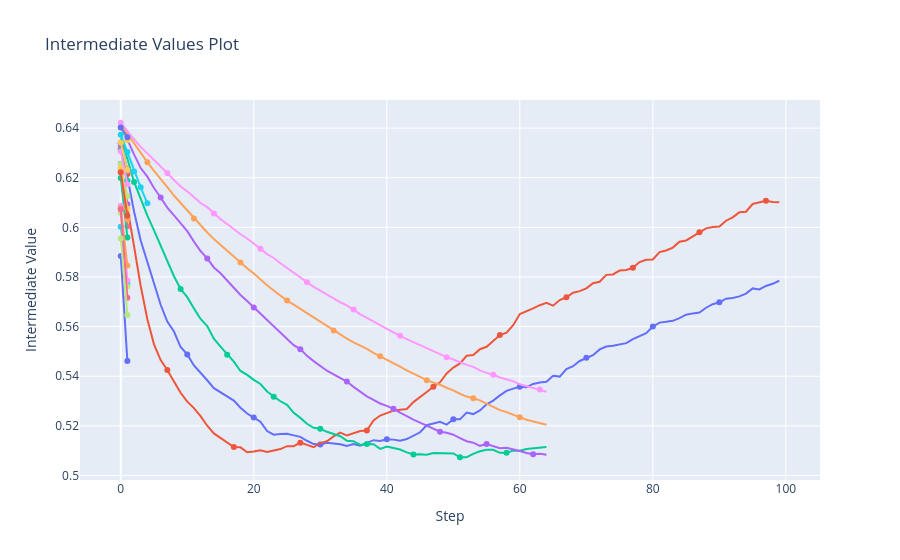
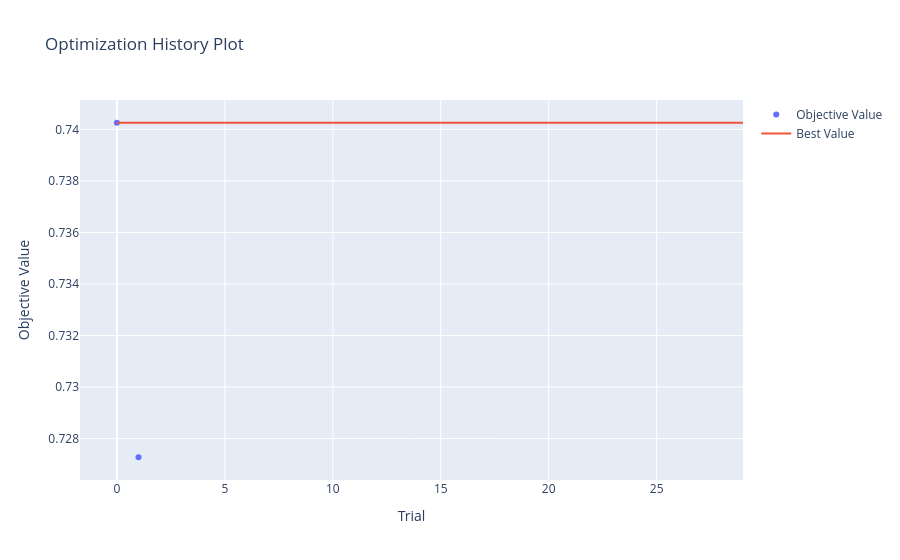

Source (notebook cell) for these figures, in order:
### Code cell
from optuna.visualization import plot_intermediate_values, plot_optimization_history

plot_intermediate_values(study_xgb).show()

plot_optimization_history(study_xgb).show()

### Figure 1 — Plotly figure (JSON) as saved in the notebook; plotly's stock layout.template omitted (floating-point values rounded to 4 significant figures)
{"data": [{"marker": {"maxdisplayed": 10}, "mode": "lines+markers", "name": "Trial0", "type": "scatter", "x": [0, 1, 2, 3, 4, 5, 6, 7, 8, 9, 10, 11, 12, 13, 14, 15, 16, 17, 18, 19, 20, 21, 22, 23, 24, 25, 26, 27, 28, 29, 30, 31, 32, 33, 34, 35, 36, 37, 38, 39, 40, 41, 42, 43, 44, 45, 46, 47, 48, 49, 50, 51, 52, 53, 54, 55, 56, 57, 58, 59, 60, 61, 62, 63, 64, 65, 66, 67, 68, 69, 70, 71, 72, 73, 74, 75, 76, 77, 78, 79, 80, 81, 82, 83, 84, 85, 86, 87, 88, 89, 90, 91, 92, 93, 94, 95, 96, 97, 98, 99], "y": [0.6341, 0.6209, 0.6064, 0.5947, 0.586, 0.5772, 0.5688, 0.562, 0.558, 0.5518, 0.5488, 0.5443, 0.5415, 0.5384, 0.5352, 0.5336, 0.5318, 0.5302, 0.5273, 0.525, 0.5233, 0.5217, 0.5179, 0.5164, 0.5167, 0.5168, 0.5162, 0.5155, 0.514, 0.5127, 0.5125, 0.5131, 0.5129, 0.5126, 0.5119, 0.5127, 0.512, 0.5133, 0.5142, 0.5139, 0.5146, 0.5144, 0.514, 0.5147, 0.5161, 0.5174, 0.5202, 0.521, 0.5216, 0.5205, 0.5226, 0.5226, 0.5254, 0.5247, 0.5262, 0.5287, 0.5302, 0.5323, 0.5341, 0.535, 0.5357, 0.5356, 0.5369, 0.5375, 0.5378, 0.5402, 0.5398, 0.5429, 0.544, 0.5461, 0.5474, 0.5485, 0.5508, 0.552, 0.5523, 0.5529, 0.5533, 0.5549, 0.5562, 0.5573, 0.56, 0.5616, 0.5619, 0.5623, 0.5634, 0.5648, 0.5653, 0.5657, 0.5676, 0.569, 0.5698, 0.5713, 0.5715, 0.5722, 0.5733, 0.5754, 0.575, 0.5764, 0.5772, 0.5785]}, {"marker": {"maxdisplayed": 10}, "mode": "lines+markers", "name": "Trial1", "type": "scatter", "x": [0, 1, 2, 3, 4, 5, 6, 7, 8, 9, 10, 11, 12, 13, 14, 15, 16, 17, 18, 19, 20, 21, 22, 23, 24, 25, 26, 27, 28, 29, 30, 31, 32, 33, 34, 35, 36, 37, 38, 39, 40, 41, 42, 43, 44, 45, 46, 47, 48, 49, 50, 51, 52, 53, 54, 55, 56, 57, 58, 59, 60, 61, 62, 63, 64, 65, 66, 67, 68, 69, 70, 71, 72, 73, 74, 75, 76, 77, 78, 79, 80, 81, 82, 83, 84, 85, 86, 87, 88, 89, 90, 91, 92, 93, 94, 95, 96, 97, 98, 99], "y": [0.6218, 0.6081, 0.5924, 0.5763, 0.5629, 0.5528, 0.5465, 0.5425, 0.5379, 0.5333, 0.5297, 0.5271, 0.5239, 0.52, 0.517, 0.5151, 0.5133, 0.5114, 0.5113, 0.5094, 0.5096, 0.5101, 0.5095, 0.5101, 0.5106, 0.5118, 0.5118, 0.5132, 0.5123, 0.5114, 0.513, 0.5138, 0.5158, 0.5173, 0.5161, 0.517, 0.5179, 0.5181, 0.5221, 0.5242, 0.5253, 0.5261, 0.5265, 0.5268, 0.5296, 0.5318, 0.5336, 0.5358, 0.5376, 0.5411, 0.5435, 0.5452, 0.5483, 0.5485, 0.5509, 0.5519, 0.5543, 0.5566, 0.5575, 0.5606, 0.5651, 0.5661, 0.5674, 0.5686, 0.5695, 0.5684, 0.5707, 0.5718, 0.5736, 0.5743, 0.5754, 0.5775, 0.5781, 0.5808, 0.581, 0.5826, 0.5828, 0.5837, 0.586, 0.5869, 0.587, 0.59, 0.5907, 0.5918, 0.5942, 0.5947, 0.5963, 0.598, 0.5996, 0.6002, 0.6003, 0.6027, 0.604, 0.6061, 0.6063, 0.6094, 0.6099, 0.6107, 0.6103, 0.6101]}, {"marker": {"maxdisplayed": 10}, "mode": "lines+markers", "name": "Trial2", "type": "scatter", "x": [0, 1, 2, 3, 4, 5, 6, 7, 8, 9, 10, 11, 12, 13, 14, 15, 16, 17, 18, 19, 20, 21, 22, 23, 24, 25, 26, 27, 28, 29, 30, 31, 32, 33, 34, 35, 36, 37, 38, 39, 40, 41, 42, 43, 44, 45, 46, 47, 48, 49, 50, 51, 52, 53, 54, 55, 56, 57, 58, 59, 60, 61, 62, 63, 64], "y": [0.6359, 0.6276, 0.6183, 0.6111, 0.6047, 0.5988, 0.5924, 0.5859, 0.5803, 0.5751, 0.5719, 0.5673, 0.5631, 0.5602, 0.5551, 0.5519, 0.5487, 0.5458, 0.5421, 0.5405, 0.5385, 0.5369, 0.5338, 0.5317, 0.5299, 0.5285, 0.5252, 0.5232, 0.5208, 0.5192, 0.5188, 0.5176, 0.5168, 0.5158, 0.514, 0.5138, 0.5123, 0.5126, 0.5126, 0.5107, 0.5117, 0.5109, 0.5105, 0.5093, 0.5085, 0.5086, 0.5084, 0.5091, 0.509, 0.509, 0.5089, 0.5073, 0.5073, 0.5087, 0.5097, 0.5104, 0.5104, 0.5091, 0.5092, 0.51, 0.51, 0.5106, 0.5109, 0.5113, 0.5115]}, {"marker": {"maxdisplayed": 10}, "mode": "lines+markers", "name": "Trial3", "type": "scatter", "x": [0, 1, 2, 3, 4, 5, 6, 7, 8, 9, 10, 11, 12, 13, 14, 15, 16, 17, 18, 19, 20, 21, 22, 23, 24, 25, 26, 27, 28, 29, 30, 31, 32, 33, 34, 35, 36, 37, 38, 39, 40, 41, 42, 43, 44, 45, 46, 47, 48, 49, 50, 51, 52, 53, 54, 55, 56, 57, 58, 59, 60, 61, 62, 63, 64], "y": [0.6403, 0.6353, 0.6294, 0.6239, 0.6204, 0.6159, 0.612, 0.608, 0.6048, 0.6016, 0.5985, 0.5943, 0.5905, 0.5875, 0.5838, 0.5815, 0.5784, 0.5755, 0.5727, 0.5703, 0.5677, 0.5655, 0.563, 0.5603, 0.5576, 0.5553, 0.5525, 0.5509, 0.5482, 0.5461, 0.5441, 0.5422, 0.5407, 0.5393, 0.5379, 0.5357, 0.5338, 0.5319, 0.5304, 0.529, 0.528, 0.5269, 0.5253, 0.5238, 0.5225, 0.5213, 0.5202, 0.5187, 0.5176, 0.5172, 0.5164, 0.5151, 0.5138, 0.5132, 0.5119, 0.5127, 0.5117, 0.511, 0.5112, 0.5106, 0.5099, 0.509, 0.5086, 0.5088, 0.5084]}, {"marker": {"maxdisplayed": 10}, "mode": "lines+markers", "name": "Trial4", "type": "scatter", "x": [0, 1, 2, 3, 4, 5, 6, 7, 8, 9, 10, 11, 12, 13, 14, 15, 16, 17, 18, 19, 20, 21, 22, 23, 24, 25, 26, 27, 28, 29, 30, 31, 32, 33, 34, 35, 36, 37, 38, 39, 40, 41, 42, 43, 44, 45, 46, 47, 48, 49, 50, 51, 52, 53, 54, 55, 56, 57, 58, 59, 60, 61, 62, 63, 64], "y": [0.6415, 0.6376, 0.6339, 0.6302, 0.6263, 0.6228, 0.6192, 0.6162, 0.6128, 0.6098, 0.6068, 0.6036, 0.6009, 0.5979, 0.5953, 0.5929, 0.5905, 0.588, 0.5858, 0.5835, 0.5814, 0.579, 0.5766, 0.5745, 0.5724, 0.5705, 0.5688, 0.5671, 0.5654, 0.5637, 0.5622, 0.5605, 0.5585, 0.5568, 0.5552, 0.5537, 0.5524, 0.5511, 0.5494, 0.548, 0.5466, 0.5454, 0.5438, 0.5424, 0.541, 0.5396, 0.5384, 0.5374, 0.5366, 0.5354, 0.5343, 0.5329, 0.5318, 0.5311, 0.5303, 0.529, 0.5276, 0.5263, 0.5255, 0.5244, 0.5235, 0.5224, 0.5217, 0.5212, 0.5205]}, {"marker": {"maxdisplayed": 10}, "mode": "lines+markers", "name": "Trial5", "type": "scatter", "x": [0, 1], "y": [0.6003, 0.5772]}, {"marker": {"maxdisplayed": 10}, "mode": "lines+markers", "name": "Trial6", "type": "scatter", "x": [0, 1], "y": [0.6223, 0.6004]}, {"marker": {"maxdisplayed": 10}, "mode": "lines+markers", "name": "Trial7", "type": "scatter", "x": [0, 1], "y": [0.6059, 0.5761]}, {"marker": {"maxdisplayed": 10}, "mode": "lines+markers", "name": "Trial8", "type": "scatter", "x": [0, 1, 2, 3, 4, 5, 6, 7, 8, 9, 10, 11, 12, 13, 14, 15, 16, 17, 18, 19, 20, 21, 22, 23, 24, 25, 26, 27, 28, 29, 30, 31, 32, 33, 34, 35, 36, 37, 38, 39, 40, 41, 42, 43, 44, 45, 46, 47, 48, 49, 50, 51, 52, 53, 54, 55, 56, 57, 58, 59, 60, 61, 62, 63, 64], "y": [0.6422, 0.6387, 0.6355, 0.6324, 0.6298, 0.6275, 0.6246, 0.6219, 0.6191, 0.6165, 0.6145, 0.6122, 0.6098, 0.6081, 0.6056, 0.6033, 0.6013, 0.5992, 0.5972, 0.5955, 0.5933, 0.5913, 0.5892, 0.5877, 0.5855, 0.5836, 0.5816, 0.5799, 0.5779, 0.576, 0.5745, 0.5728, 0.5713, 0.5698, 0.5685, 0.5669, 0.5649, 0.5635, 0.5621, 0.5606, 0.5591, 0.5576, 0.5563, 0.5549, 0.5537, 0.5523, 0.5513, 0.5501, 0.5489, 0.5477, 0.5468, 0.5456, 0.5446, 0.5437, 0.5423, 0.5413, 0.5406, 0.5395, 0.5387, 0.538, 0.5367, 0.536, 0.5352, 0.5346, 0.5337]}, {"marker": {"maxdisplayed": 10}, "mode": "lines+markers", "name": "Trial9", "type": "scatter", "x": [0, 1], "y": [0.6402, 0.6351]}, {"marker": {"maxdisplayed": 10}, "mode": "lines+markers", "name": "Trial10", "type": "scatter", "x": [0, 1], "y": [0.6403, 0.6363]}, {"marker": {"maxdisplayed": 10}, "mode": "lines+markers", "name": "Trial11", "type": "scatter", "x": [0, 1], "y": [0.6319, 0.6215]}, {"marker": {"maxdisplayed": 10}, "mode": "lines+markers", "name": "Trial12", "type": "scatter", "x": [0, 1], "y": [0.6199, 0.5959]}, {"marker": {"maxdisplayed": 10}, "mode": "lines+markers", "name": "Trial13", "type": "scatter", "x": [0, 1], "y": [0.6257, 0.6093]}, {"marker": {"maxdisplayed": 10}, "mode": "lines+markers", "name": "Trial14", "type": "scatter", "x": [0, 1], "y": [0.6233, 0.6031]}, {"marker": {"maxdisplayed": 10}, "mode": "lines+markers", "name": "Trial15", "type": "scatter", "x": [0, 1], "y": [0.6338, 0.6231]}, {"marker": {"maxdisplayed": 10}, "mode": "lines+markers", "name": "Trial16", "type": "scatter", "x": [0, 1], "y": [0.6317, 0.6225]}, {"marker": {"maxdisplayed": 10}, "mode": "lines+markers", "name": "Trial17", "type": "scatter", "x": [0, 1], "y": [0.6256, 0.6126]}, {"marker": {"maxdisplayed": 10}, "mode": "lines+markers", "name": "Trial18", "type": "scatter", "x": [0, 1], "y": [0.6087, 0.5787]}, {"marker": {"maxdisplayed": 10}, "mode": "lines+markers", "name": "Trial19", "type": "scatter", "x": [0, 1], "y": [0.6237, 0.6076]}, {"marker": {"maxdisplayed": 10}, "mode": "lines+markers", "name": "Trial20", "type": "scatter", "x": [0, 1], "y": [0.5884, 0.5461]}, {"marker": {"maxdisplayed": 10}, "mode": "lines+markers", "name": "Trial21", "type": "scatter", "x": [0, 1], "y": [0.6222, 0.6047]}, {"marker": {"maxdisplayed": 10}, "mode": "lines+markers", "name": "Trial22", "type": "scatter", "x": [0, 1], "y": [0.6313, 0.6188]}, {"marker": {"maxdisplayed": 10}, "mode": "lines+markers", "name": "Trial23", "type": "scatter", "x": [0, 1], "y": [0.6337, 0.6231]}, {"marker": {"maxdisplayed": 10}, "mode": "lines+markers", "name": "Trial24", "type": "scatter", "x": [0, 1], "y": [0.6077, 0.5846]}, {"marker": {"maxdisplayed": 10}, "mode": "lines+markers", "name": "Trial25", "type": "scatter", "x": [0, 1, 2, 3, 4], "y": [0.6374, 0.6303, 0.6225, 0.6161, 0.6097]}, {"marker": {"maxdisplayed": 10}, "mode": "lines+markers", "name": "Trial26", "type": "scatter", "x": [0, 1], "y": [0.6073, 0.5717]}, {"marker": {"maxdisplayed": 10}, "mode": "lines+markers", "name": "Trial27", "type": "scatter", "x": [0, 1], "y": [0.5955, 0.5647]}, {"marker": {"maxdisplayed": 10}, "mode": "lines+markers", "name": "Trial28", "type": "scatter", "x": [0, 1], "y": [0.6307, 0.6174]}, {"marker": {"maxdisplayed": 10}, "mode": "lines+markers", "name": "Trial29", "type": "scatter", "x": [0, 1], "y": [0.6343, 0.6231]}], "layout": {"showlegend": false, "title": {"text": "Intermediate Values Plot"}, "xaxis": {"title": {"text": "Step"}}, "yaxis": {"title": {"text": "Intermediate Value"}}}}

### Figure 2 — Plotly figure (JSON) as saved in the notebook; plotly's stock layout.template omitted (floating-point values rounded to 4 significant figures)
{"data": [{"mode": "markers", "name": "Objective Value", "type": "scatter", "x": [0, 1], "y": [0.7403, 0.7273]}, {"mode": "lines", "name": "Best Value", "type": "scatter", "x": [0, 1, 2, 3, 4, 5, 6, 7, 8, 9, 10, 11, 12, 13, 14, 15, 16, 17, 18, 19, 20, 21, 22, 23, 24, 25, 26, 27, 28, 29], "y": [0.7403, 0.7403, 0.7403, 0.7403, 0.7403, 0.7403, 0.7403, 0.7403, 0.7403, 0.7403, 0.7403, 0.7403, 0.7403, 0.7403, 0.7403, 0.7403, 0.7403, 0.7403, 0.7403, 0.7403, 0.7403, 0.7403, 0.7403, 0.7403, 0.7403, 0.7403, 0.7403, 0.7403, 0.7403, 0.7403]}, {"marker": {"color": "#cccccc"}, "mode": "markers", "name": "Infeasible Trial", "showlegend": false, "type": "scatter", "x": [], "y": []}], "layout": {"title": {"text": "Optimization History Plot"}, "xaxis": {"title": {"text": "Trial"}}, "yaxis": {"title": {"text": "Objective Value"}}}}
